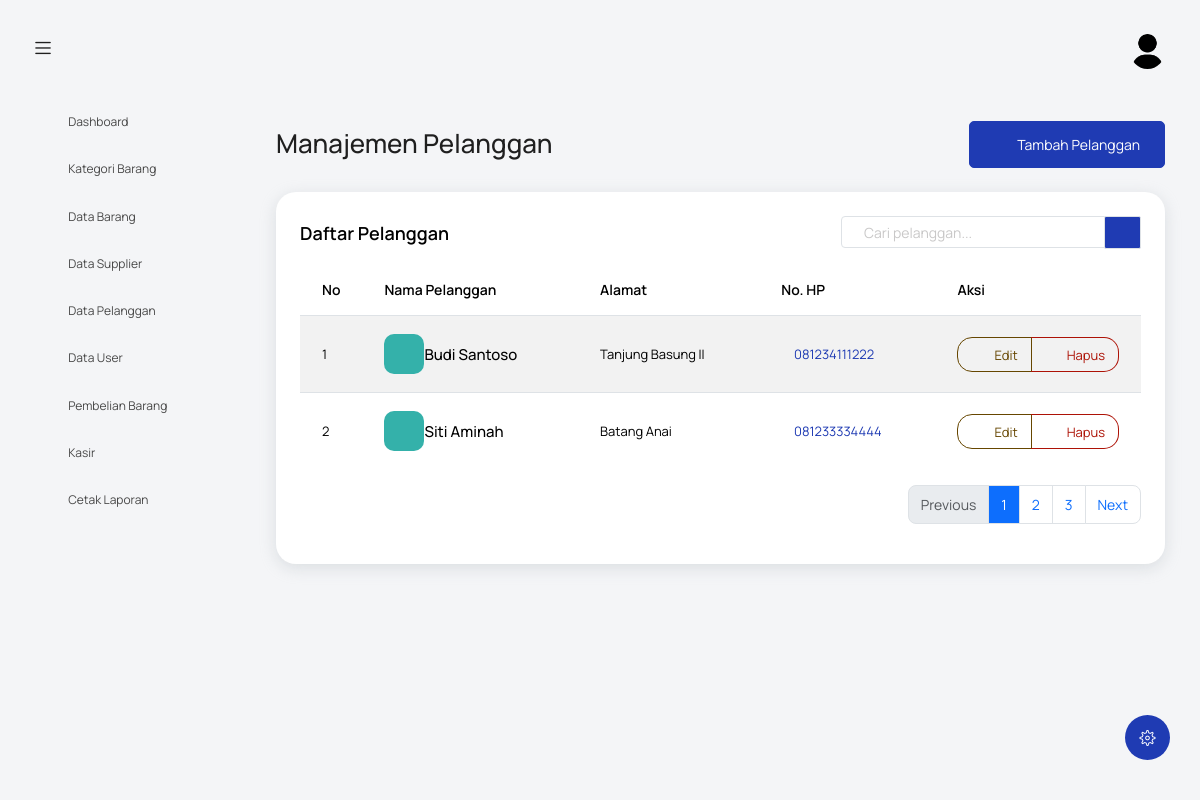
Screenshot of /index.php?controller=pelanggan&action=index (signed in) with the database file from the repository.
### tables this page shows
CREATE TABLE `pelanggan` (
  `id_pelanggan` int NOT NULL,
  `nama_pelanggan` varchar(150) DEFAULT NULL,
  `alamat` text,
  `no_hp` varchar(20) DEFAULT NULL
);

### controllers/PelangganController.php (called while the page is built, shortened)
<?php
require_once 'models/PelangganModel.php';
class PelangganController {
    private $model;
    public function __construct() {
        $this->model = new PelangganModel();
    }
    public function index() {
        $pelanggan = $this->model->getAll();
        include 'views/pelanggan/index.php';
    }
}
?>

### models/PelangganModel.php (called while the page is built, shortened)
<?php
require_once 'config/koneksi.php';
class PelangganModel {
    private $conn;
    private $table = 'pelanggan';
    public function __construct() {
        $database = new Database();
        $this->conn = $database->getConnection();
    }
    public function getAll() {
        $query = "SELECT * FROM " . $this->table . " ORDER BY nama_pelanggan ASC";
        $stmt = $this->conn->prepare($query);
        $stmt->execute();
        return $stmt->fetchAll(PDO::FETCH_ASSOC);
    }
}
?>

### config/koneksi.php (called while the page is built, shortened)
<?php
class Database {
    private $host = "localhost";
    private $username = "root";
    private $password = "";
    private $database = "agro_tani";
    public function getConnection() {
        $this->conn = null;
        try {
            $this->conn = new PDO("mysql:host=" . $this->host . ";dbname=" . $this->database, $this->username, $this->password);
            $this->conn->exec("set names utf8");
            $this->conn->setAttribute(PDO::ATTR_ERRMODE, PDO::ERRMODE_EXCEPTION);
            $this->conn->setAttribute(PDO::ATTR_DEFAULT_FETCH_MODE, PDO::FETCH_ASSOC);
        } catch(PDOException $exception) {
            error_log("Database connection error: " . $exception->getMessage());
            echo "Koneksi database gagal: " . $exception->getMessage();
        }
        return $this->conn;
    }
}
?>

### views/pelanggan/index.php (the view, shortened to what this page needs)
<?php include('template/header.php'); ?>
<body>
  <div class="container-scroller">
    <?php include 'template/navbar.php'; ?>
    <div class="container-fluid page-body-wrapper">
      <?php include 'template/setting_panel.php'; ?>
      <?php include 'template/sidebar.php'; ?>
      <div class="main-panel">
        <div class="content-wrapper">
          <div class="row">
            <div class="col-sm-12">
              <div class="d-flex justify-content-between align-items-center mb-4">
                <div>
                  <h2 class="mb-1">Manajemen Pelanggan</h2>
                </div>
                <?php if ($_SESSION['role'] === 'admin' || $_SESSION['role'] === 'kasir'): ?>
                  <a href="index.php?controller=pelanggan&action=tambah" class="btn btn-primary btn-icon-text">
                    <i class="mdi mdi-plus btn-icon-prepend"></i> Tambah Pelanggan
                  </a>
                <?php endif; ?>
              </div>
            </div>
          </div>
          <div class="row">
            <div class="col-12">
              <div class="card">
                <div class="card-body">
                  <div class="d-flex justify-content-between align-items-center mb-3">
                    <h4 class="card-title mb-0">Daftar Pelanggan</h4>
                    <div class="d-flex">
                      <div class="input-group" style="width: 300px;">
                        <input type="text" class="form-control" placeholder="Cari pelanggan...">
                        <div class="input-group-append">
                          <span class="input-group-text bg-primary text-white"><i class="mdi mdi-magnify"></i></span>
                        </div>
                      </div>
                    </div>
                  </div>
                  <div class="table-responsive mt-3">
                    <table class="table table-hover table-striped">
                      <thead class="thead-light">
                        <tr>
                          <th width="5%">No</th>
                          <th>Nama Pelanggan</th>
                          <th>Alamat</th>
                          <th>No. HP</th>
                          <th width="20%">Aksi</th>
                        </tr>
                      </thead>
                      <tbody>
                        <?php if (!empty($pelanggan)): ?>
                          <?php $no = 1; foreach ($pelanggan as $item): ?>
                            <tr>
                              <td><?php echo $no++; ?></td>
                              <td>
                                <div class="d-flex align-items-center">
                                  <div class="mr-2">
                                    <div class="icon-rounded bg-success text-white d-flex align-items-center justify-content-center" style="width: 40px; height: 40px; border-radius: 10px;">
                                      <i class="mdi mdi-account"></i>
                                    </div>
                                  </div>
                                  <div>
                                    <h6 class="mb-0"><?php echo htmlspecialchars($item['nama_pelanggan']); ?></h6>
                                  </div>
                                </div>
                              </td>
                              <td><?php echo htmlspecialchars($item['alamat']); ?></td>
                              <td>
                                <span class="text-primary">
                                  <i class="mdi mdi-phone"></i> <?php echo htmlspecialchars($item['no_hp']); ?>
                                </span>
                              </td>
                              <td>
                                <div class="btn-group" role="group">
                                  <?php if ($_SESSION['role'] === 'admin' || $_SESSION['role'] === 'kasir'): ?>
                                    <a href="index.php?controller=pelanggan&action=edit&id=<?php echo $item['id_pelanggan']; ?>"
                                       class="btn btn-sm btn-outline-warning btn-icon-text" title="Edit">
                                      <i class="mdi mdi-file-edit btn-icon-prepend"></i> Edit
                                    </a>
                                  <?php endif; ?>
                                  <?php if ($_SESSION['role'] === 'admin'): ?>
                                    <a href="index.php?controller=pelanggan&action=hapus&id=<?php echo $item['id_pelanggan']; ?>"
                                       class="btn btn-sm btn-outline-danger btn-icon-text"
                                       onclick="return confirm('Apakah Anda yakin ingin menghapus pelanggan ini?')"
                                       title="Hapus">
                                      <i class="mdi mdi-delete btn-icon-prepend"></i> Hapus
                                    </a>
                                  <?php endif; ?>
                                </div>
                              </td>
                            </tr>
                          <?php endforeach; ?>
                        <?php endif; ?>
                      </tbody>
                    </table>
                  </div>
                  <?php if (!empty($pelanggan)): ?>
                    <nav aria-label="Page navigation">
                      <ul class="pagination justify-content-end mt-3">
                        <li class="page-item disabled">
                          <a class="page-link" href="#" tabindex="-1">Previous</a>
                        </li>
                        <li class="page-item active"><a class="page-link" href="#">1</a></li>
                        <li class="page-item"><a class="page-link" href="#">2</a></li>
                        <li class="page-item"><a class="page-link" href="#">3</a></li>
                        <li class="page-item">
                          <a class="page-link" href="#">Next</a>
                        </li>
                      </ul>
                    </nav>
                  <?php endif; ?>
                </div>
              </div>
            </div>
          </div>
        </div>
      </div>
    </div>
  </div>
</body>
</html>

### rows the page displays
pelanggan: nama_pelanggan "Budi Santoso", alamat "Tanjung Basung II", no_hp "081234111222"
pelanggan: nama_pelanggan "Siti Aminah", alamat "Batang Anai", no_hp "081233334444"
